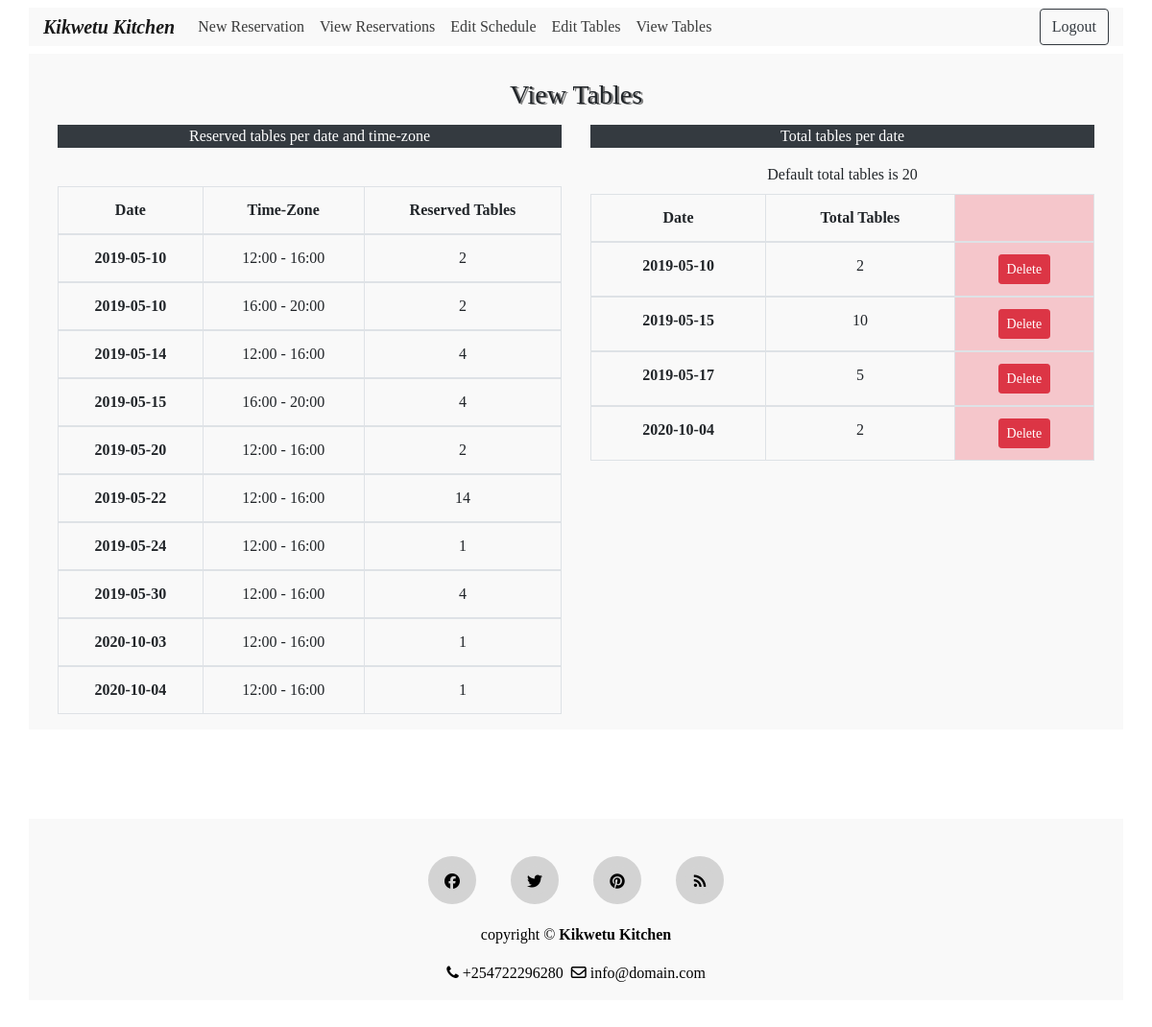
Page /view_tables.php (signed in) on the committed database.
### tables this page shows
CREATE TABLE `tables` (
  `tables_id` int(11) NOT NULL,
  `t_date` date NOT NULL,
  `t_tables` int(11) NOT NULL
);

### includes/view.tables.inc.php (the view, shortened to what this page needs)
<?php
if(isset($_SESSION['user_id'])){
    require 'includes/dbh.inc.php';
    $role = $_SESSION['role'];
    if($role==2){
    $sql = "SELECT SUM(num_tables), rdate, time_zone FROM reservation GROUP BY rdate, time_zone";
    $result = $conn->query($sql);
    if ($result->num_rows > 0) {
        echo
        '   <div class="container">
            <div class="row">
            <div class="col-sm text-center">
            <p class="text-white bg-dark text-center">Reserved tables per date and time-zone</p><br>
            <table class="table table-hover table-bordered table-responsive-sm text-center">
                <thead>
                    <tr>
                        <th scope="col">Date</th>
                        <th scope="col">Time-Zone</th>
                        <th scope="col">Reserved Tables</th>
                    </tr>
                </thead> ';
        while($row = $result->fetch_assoc()) {
        echo"
                <tbody>
                    <tr>
                      <th scope='row'>".$row["rdate"]."</th>
                      <td>".$row["time_zone"]."</td>
                      <td>".$row["SUM(num_tables)"]."</td>
                    </tr>
              </tbody>";
        }
        echo "</table>";
       }
    else {    echo "<p class='text-center'>List is empty!<p>"; }
       echo'</div>';
    $sql = "SELECT * FROM tables ORDER BY t_date";
    $result = $conn->query($sql);
    if ($result->num_rows > 0) {
        echo'
         <div class="col-sm text-center">
         <p class="text-white bg-dark text-center">Total tables per date</p>
         <label>Default total tables is 20</label><br>
        ';
        echo
        '
            <table class="table table-hover table-bordered table-responsive-sm text-center">
                <thead>
                    <tr>
                        <th scope="col">Date</th>
                        <th scope="col">Total Tables</th>
                        <th class="table-danger" scope="col"></th>
                    </tr>
                </thead> ';
        while($row = $result->fetch_assoc()) {
        echo"
                <tbody>
                    <tr>
                    <form action='includes/delete.php' method='POST'>
                    <input name='tables_id' type='hidden' value=".$row["tables_id"].">
                      <th scope='row'>".$row["t_date"]."</th>
                      <td>".$row["t_tables"]."</td>
                      <td class='table-danger'><button type='submit' name='delete-table' class='btn btn-danger btn-sm'>Delete</button></td>
                          </form>
                    </tr>
              </tbody>";
        }
        echo "</table>";
    }
    else {    echo "<p class='text-center'>List is empty!<p>"; }
    echo '</div></div></div>';
    }
}

### css/style.css (style rules this page uses)
* { margin:0; padding:0; font-family: "Times New Roman", Times, serif; }
body { overflow-y: scroll; overflow-x: hidden; }
.row { margin: 15px; }

### header.php (style rules this page uses)
.container { background: #f9f9f9; }

### rows in the picture
tables: t_date "2019-05-10", t_tables "2"
tables: t_date "2019-05-15", t_tables "10"
tables: t_date "2019-05-17", t_tables "5"
tables: t_date "2020-10-04", t_tables "2"

### other values in the picture
$row["rdate"] "2019-05-10"
$row["time_zone"] "12:00 - 16:00"
$row["SUM(num_tables)"] "2"
$row["time_zone"] "16:00 - 20:00"
$row["rdate"] "2019-05-14"
$row["SUM(num_tables)"] "4"
$row["rdate"] "2019-05-15"
$row["rdate"] "2019-05-20"
$row["rdate"] "2019-05-22"
$row["SUM(num_tables)"] "14"
$row["rdate"] "2019-05-24"
$row["SUM(num_tables)"] "1"
$row["rdate"] "2019-05-30"
$row["rdate"] "2020-10-03"
$row["rdate"] "2020-10-04"
